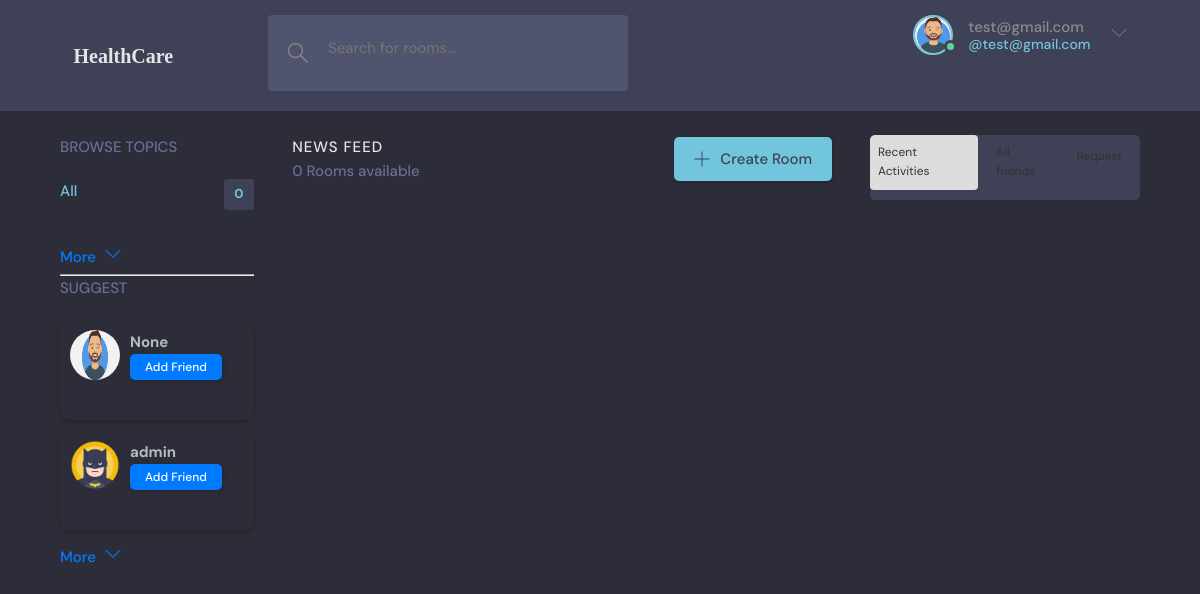
Page /home/ (signed in) on the committed database.
### base/models.py (models this page shows)
class User(AbstractUser):
    name = models.CharField(max_length = 200, null = True)
    email =models.EmailField(unique = True,null =True)
    bio = models.TextField(null = True)
    avatar = models.ImageField(default='defaut1.png',null=True)
    USERNAME_FIELD ='email'
    REQUIRED_FIELDS = []

### base/views.py (the view)
# urls.py: path('home/',views.home,name="home"),
def home(request):
    q = request.GET.get('q') if request.GET.get('q') != None else ''
    topic =Topic.objects.all()[0:5]
    current_user = request.user
    rooms = Room.objects.filter(
        Q(topic__name__icontains =q) |
        Q(name__icontains = q)
    )
    sent = Friendship.objects.filter(receiver=request.user, status='pending')
    room_count = rooms.count()
    room_message = Message.objects.filter(
        Q(room__topic__name__icontains =q))[0:5]
    accepted_friends = Friendship.objects.filter(Q(sender=request.user, status='accepted') | Q(receiver=request.user, status='accepted'))
    all_users = User.objects.exclude(
        Q(id=current_user.id) |
        Q(friendship_sent__receiver=current_user, friendship_sent__status='accepted') |
        Q(friendship_received__sender=current_user, friendship_received__status='accepted') |
        Q(friendship_sent__sender=current_user, friendship_sent__status='pending')
    ).exclude(
        Q(friendship_sent__receiver=current_user, friendship_sent__status='pending') |
        Q(friendship_received__sender=current_user, friendship_received__status='pending')
    ).exclude(
        Q(friendship_sent__receiver=current_user, friendship_sent__status='accepted') |
        Q(friendship_received__sender=current_user, friendship_received__status='accepted')
    ).filter(username__icontains=q)
    random_users = random.sample(list(all_users), min(4, len(all_users)))
    context = {'rooms':rooms,'topic':topic,
               'room_count':room_count,'room_message':room_message ,'random_users':random_users,'users':accepted_friends,'sent':sent}
    return render(request,'base/home.html',context)

### base/templates/base/home.html (shortened to what this page needs)
{%extends 'main.html'%}
{% block content%}
<main class="layout layout--3">
  <div class="container">
    {% include 'base/topics_compo.html'%}
    <div class="roomList">
      <div class="roomList__header">
        <div>
          <h2>News feed</h2>
          <p>{{rooms.count}} Rooms available</p>
        </div>
        <a class="btn btn--main" href="{% url 'create-room' %}" >
          <svg version="1.1" xmlns="http://www.w3.org/2000/svg" width="32" height="32" viewBox="0 0 32 32">
            <title>add</title>
            <path
              d="M16.943 0.943h-1.885v14.115h-14.115v1.885h14.115v14.115h1.885v-14.115h14.115v-1.885h-14.115v-14.115z"
            ></path>
          </svg>
          Create Room
        </a>
      </div>
        {%include 'base/feed.html'%}
    </div>
    {%include 'base/activity.html'%}
</main>
{%endblock%}

### templates/navbar.html (shortened to what this page needs)
{%load static%}
<header class="header header--loggedIn">
    <div class="container">
        <a href="{% url 'home' %}" class="header__logo">
            <h1 style="font-family: cursive">HealthCare</h1>
        </a>
        <form class="header__search" method="GET" action="{%url 'home'%}">
            <label style="padding: 1.3rem 1rem;">
                <input name="q" placeholder="Search for rooms..." />
            </label>
        </form>
        <nav class="header__menu">
            {%if request.user.is_authenticated%}
            <div class="header__user">
                <a href="{% url 'profile' request.user.id %}">
                    <div class="avatar avatar--medium active">
                        <img src="{{ request.user.avatar.url }}" />
                    </div>
                    <p>{{request.user}} <span>@{{request.user.username}}</span></p>
                </a>
                <button class="dropdown-button">
                    <svg version="1.1" xmlns="http://www.w3.org/2000/svg" width="32" height="32" viewBox="0 0 32 32">
                        <title>chevron-down</title>
                        <path d="M16 21l-13-13h-3l16 16 16-16h-3l-13 13z"></path>
                    </svg>
                </button>
            </div>
            {%else%}
            <a href="{% url 'login' %}">
                <img src="{% static 'images/avatar.svg'%}" alt="">
                <p>Login</p>
            </a>
            {%endif%}
        </nav>
    </div>
</header>

### base/templates/base/suggest.html (shortened to what this page needs)
<div class="topics__header">
  <h2>Suggest</h2>
</div>
<ul class="topics__list">
  {% for r in random_users %}
  <li>
      <div class="friend-item">
          <div class="friend-avatar">
              <a href="{%url 'profile' r.id%}"><img src="{{ r.avatar.url }}" alt="{{ r.name }} Avatar" /></a>
          </div>
          <div class="friend-info">
                <span class="friend-name">{{ r.name }}</span>
              <div class="friend-actions">
                  <a href="{%url 'addFriend' r.id%}">
                      <button class="btn btn--primary">Add Friend</button>
                  </a>
              </div>
          </div>
      </div>
  </li>
  {% endfor %}
</ul>
<a class="btn btn--link" href="{%url 'friend'%}">
  More
  <svg version="1.1" xmlns="http://www.w3.org/2000/svg" width="32" height="32" viewBox="0 0 32 32">
      <title>chevron-down</title>
      <path d="M16 21l-13-13h-3l16 16 16-16h-3l-13 13z"></path>
  </svg>
</a>

### static/styles/style.css (style rules this page uses)
:root { --color-main: #71c6dd; --color-main-light: #e1f6fb; --color-dark: #3f4156; --color-dark-medium: #51546e; --color-dark-light: #696d97; --color-light: #e5e5e5; --color-gray: #8b8b8b; --color-light-gray: #b2bdbd; --color-bg: #2d2d39; --color-success: #5dd693; --color-error: #fc4b0b; }
* { font-family: "DM Sans", -apple-system, BlinkMacSystemFont, "Segoe UI", Roboto, Oxygen, Ubuntu, Cantarell, "Open Sans", "Helvetica Neue", sans-serif; margin: 0; padding: 0; box-sizing: border-box; text-rendering: optimizeLegibility; font-size: inherit; }
html { font-size: 56.25%; }
@media only screen and (min-width: 1200px) { html { font-size: 62.5%; } }
body { line-height: 1.6; font-weight: 400; font-size: 1.5rem; color: var(--color-light-gray); background-color: var(--color-bg); min-height: 100vh; }
img { width: 100%; }
a { display: inline-block; color: var(--color-main); text-decoration: none; }
.container { max-width: 120rem; width: 90%; margin: auto; }
.btn { background-color: transparent; border: none; display: inline-flex; align-items: center; gap: 1rem; cursor: pointer; transition: all ease-in-out 0.3s; padding: 1rem 2rem; border-radius: 5px; box-shadow: 1px 1px 3px 1px rgba(0, 0, 0, 0.15); font-weight: 500; }
.btn--link { border-radius: 0; padding: 0; color: var(--color-main); box-shadow: none; }
.btn--main { background-color: var(--color-main); color: var(--color-dark); }
.btn > svg { fill: currentColor; width: 1.6rem; height: 1.6rem; }
.avatar { position: relative; display: inline-block; border-radius: 50%; border: 2px solid var(--color-main); }
.avatar img { display: block; border-radius: 50%; object-fit: cover; object-position: center; }
.avatar::after { content: ""; display: block; position: absolute; background-color: var(--color-gray); z-index: 111; border-radius: 50%; border: 0.3rem solid var(--color-dark); }
.avatar.active::after { background-color: var(--color-success); }
.avatar.avatar--medium img { width: 3.6rem; height: 3.6rem; border-radius: 50%; }
.avatar.avatar--medium:after { width: 0.7rem; height: 0.7rem; bottom: 0px; right: -6px; }
.header { padding: 1.5rem; background-color: var(--color-dark); }
.header > .container { display: flex; gap: 9.5rem; }
.header__logo, .header__user { display: flex; gap: 2rem; align-items: center; }
.header__logo > h1 { font-weight: 700; font-size: 2rem; color: var(--color-light); }
.header__search > label { background-color: var(--color-dark-medium); padding: 1.3rem 1rem; display: flex; align-items: center; gap: 1rem; border-radius: 4px; }
.header__search svg { fill: var(--color-gray); width: 2rem; height: 2rem; margin-left: 1rem; }
.header__search input { width: 30rem; background: transparent; border: none; outline: none; color: var(--color-light); }
.header__menu { margin-left: auto; position: relative; }
.header__menu a { display: flex; gap: 1.5rem; align-items: center; font-weight: 500; text-decoration: none; color: var(--color-gray); }
.header__menu img { height: 3.6rem; }
.header__menu p { line-height: 1.2; }
.header__menu span { color: var(--color-main); font-weight: 500; font-size: 1.4rem; display: block; }
.header__menu svg { width: 1.6rem; height: 1.6rem; fill: var(--color-dark-light); }
.dropdown-button { background: transparent; border: 0; outline: 0; cursor: pointer; }
.layout { margin-top: 2.4rem; }
.layout > .container { display: flex; justify-content: space-between; align-items: flex-start; }
.layout--3 > .container > div:nth-child(2) { flex-basis: 50%; }
.topics__header { margin-bottom: 2rem; }
.topics__header h2 { text-transform: uppercase; font-weight: 500; color: var(--color-dark-light); }
.topics__list { list-style: none; }
.topics__list li a { display: flex; justify-content: space-between; margin-bottom: 3rem; font-weight: 500; color: var(--color-light-gray); transition: all 0.3s ease-in-out; }
.roomList__header { display: flex; justify-content: space-between; align-items: center; margin-bottom: 2.4rem; }
.roomList__header h2 { text-transform: uppercase; font-weight: 500; color: var(--color-light); letter-spacing: 1px; }
.roomList__header p { font-weight: 500; color: var(--color-dark-light); }

### base/templates/base/home.html (style rules this page uses)
form { display: flex; flex-direction: column; }
label { margin-bottom: 5px; }
input, textarea { margin-bottom: 10px; padding: 10px; border: 1px solid #ccc; border-radius: 5px; }
.btn--primary { background-color: #007BFF; border-radius: 5px; padding: 10px; cursor: pointer; transition: background-color 0.3s; }

### rows in the picture
User: user.avatar (picture), user "test@gmail.com", user.username "test@gmail.com"
User: avatar (picture), name "None"
User: avatar (picture), name "admin"

### other values in the picture
{{ topic.count }} "0"
{{ rooms.count }} "0"
